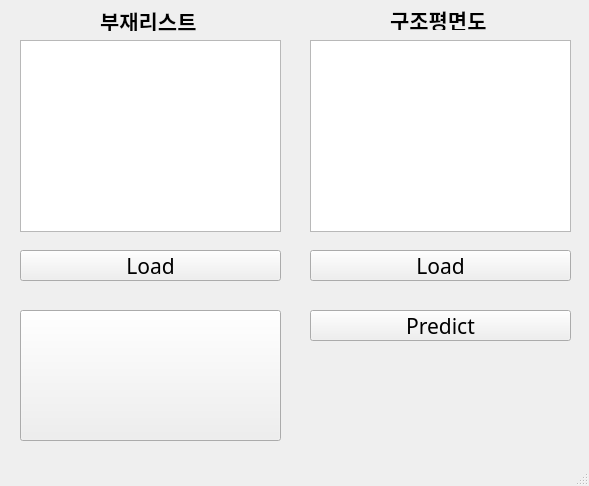
<?xml version="1.0" encoding="UTF-8"?>
<ui version="4.0">
 <class>MainWindow</class>
 <widget class="QMainWindow" name="MainWindow">
  <property name="geometry">
   <rect>
    <x>0</x>
    <y>0</y>
    <width>589</width>
    <height>486</height>
   </rect>
  </property>
  <property name="windowTitle">
   <string>T-in RIB_Automation</string>
  </property>
  <widget class="QWidget" name="centralwidget">
   <widget class="QPushButton" name="Load1">
    <property name="geometry">
     <rect>
      <x>20</x>
      <y>250</y>
      <width>261</width>
      <height>31</height>
     </rect>
    </property>
    <property name="font">
     <font>
      <family>3ds</family>
      <pointsize>16</pointsize>
      <weight>50</weight>
      <bold>false</bold>
     </font>
    </property>
    <property name="text">
     <string>Load</string>
    </property>
   </widget>
   <widget class="QPushButton" name="Predict">
    <property name="geometry">
     <rect>
      <x>310</x>
      <y>310</y>
      <width>261</width>
      <height>31</height>
     </rect>
    </property>
    <property name="font">
     <font>
      <family>3ds</family>
      <pointsize>16</pointsize>
      <weight>50</weight>
      <bold>false</bold>
     </font>
    </property>
    <property name="text">
     <string>Predict</string>
    </property>
    <property name="autoRepeatDelay">
     <number>300</number>
    </property>
   </widget>
   <widget class="QPushButton" name="Load2">
    <property name="geometry">
     <rect>
      <x>310</x>
      <y>250</y>
      <width>261</width>
      <height>31</height>
     </rect>
    </property>
    <property name="font">
     <font>
      <family>3ds</family>
      <pointsize>16</pointsize>
     </font>
    </property>
    <property name="text">
     <string>Load</string>
    </property>
   </widget>
   <widget class="QLabel" name="label">
    <property name="geometry">
     <rect>
      <x>100</x>
      <y>10</y>
      <width>111</width>
      <height>21</height>
     </rect>
    </property>
    <property name="font">
     <font>
      <family>3ds</family>
      <pointsize>16</pointsize>
      <weight>75</weight>
      <bold>true</bold>
     </font>
    </property>
    <property name="text">
     <string>부재리스트</string>
    </property>
   </widget>
   <widget class="QLabel" name="label_2">
    <property name="geometry">
     <rect>
      <x>390</x>
      <y>10</y>
      <width>131</width>
      <height>20</height>
     </rect>
    </property>
    <property name="font">
     <font>
      <family>3ds</family>
      <pointsize>16</pointsize>
      <weight>75</weight>
      <bold>true</bold>
     </font>
    </property>
    <property name="text">
     <string>구조평면도</string>
    </property>
   </widget>
   <widget class="QGraphicsView" name="graphicsView1">
    <property name="geometry">
     <rect>
      <x>20</x>
      <y>40</y>
      <width>261</width>
      <height>192</height>
     </rect>
    </property>
   </widget>
   <widget class="QLabel" name="Display1">
    <property name="geometry">
     <rect>
      <x>20</x>
      <y>40</y>
      <width>261</width>
      <height>192</height>
     </rect>
    </property>
    <property name="text">
     <string/>
    </property>
   </widget>
   <widget class="QGraphicsView" name="graphicsView2">
    <property name="geometry">
     <rect>
      <x>310</x>
      <y>40</y>
      <width>261</width>
      <height>192</height>
     </rect>
    </property>
   </widget>
   <widget class="QLabel" name="Display2">
    <property name="geometry">
     <rect>
      <x>310</x>
      <y>40</y>
      <width>261</width>
      <height>192</height>
     </rect>
    </property>
    <property name="text">
     <string/>
    </property>
   </widget>
   <widget class="QPushButton" name="Tin">
    <property name="geometry">
     <rect>
      <x>20</x>
      <y>310</y>
      <width>261</width>
      <height>131</height>
     </rect>
    </property>
    <property name="font">
     <font>
      <family>3ds</family>
      <pointsize>16</pointsize>
      <weight>50</weight>
      <bold>false</bold>
     </font>
    </property>
    <property name="text">
     <string/>
    </property>
    <property name="icon">
     <iconset>
      <normaloff>T_in_Robotics.png</normaloff>T_in_Robotics.png</iconset>
    </property>
    <property name="iconSize">
     <size>
      <width>261</width>
      <height>131</height>
     </size>
    </property>
   </widget>
  </widget>
  <widget class="QStatusBar" name="statusbar"/>
 </widget>
 <resources/>
 <connections/>
</ui>
